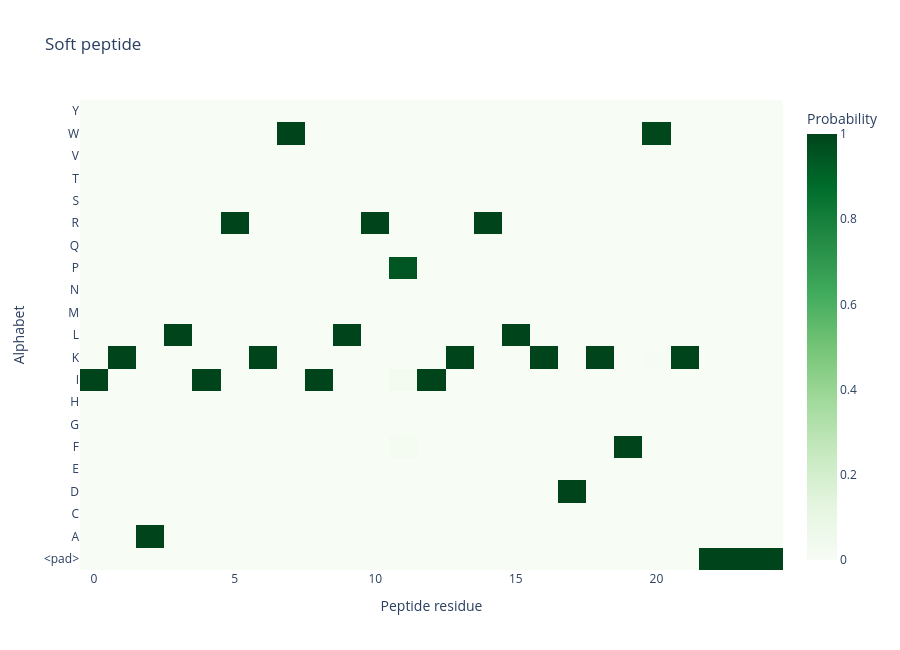

The notebook cell saved with this chart:
### Code cell
decoded_sample_numpy = decoded_softpeptide.T.detach().cpu().numpy()

color_limit = 1

fig = go.Figure(
    go.Heatmap(
        z=decoded_sample_numpy,
        y=alphabet,
        colorscale="Greens",
        zmin=0,
        zmax=1,
        colorbar={"title": "Probability"},
        hovertemplate=(
            "Position: %{x}<br>Amino acid: %{y}<br>Probability: %{z:.2}<extra></extra>"
        ),
    )
)

fig.update_layout(
    title=f"Soft peptide",
    xaxis_title="Peptide residue",
    yaxis_title="Alphabet",
    template="plotly_white",
    width=900,
    height=650,
)

fig.show()

amino_acids = list(" ACDEFGHIKLMNPQRSTVWY")


def plot_logo(matrix, ax, title="", verbose=False):

    if not verbose:
        warnings.filterwarnings("ignore")
    df = pd.DataFrame(matrix.T, columns=amino_acids)
    df.index.name = "pos"

    logo = logomaker.Logo(df, ax=ax)
    logo.style_spines(visible=False)
    logo.style_xticks(anchor=0, spacing=1)

    ax.set_ylim(0, 1)
    ax.set_title(title, fontsize=10)
    ax.set_ylabel("Probability")


plt.figure(figsize=(12, 3))
ax = plt.gca()
plot_logo(decoded_sample_numpy, ax=ax)
plt.tight_layout()
plt.show()

### Figure 1 — Plotly figure (JSON) as saved in the notebook; plotly's stock layout.template omitted (floating-point values rounded to 4 significant figures; data arrays with more than 128 entries replaced by an {"elided": "..."} marker saying what was removed)
{"data": [{"colorbar": {"title": {"text": "Probability"}}, "colorscale": [[0, "rgb(247,252,245)"], [0.125, "rgb(229,245,224)"], [0.25, "rgb(199,233,192)"], [0.375, "rgb(161,217,155)"], [0.5, "rgb(116,196,118)"], [0.625, "rgb(65,171,93)"], [0.75, "rgb(35,139,69)"], [0.875, "rgb(0,109,44)"], [1, "rgb(0,68,27)"]], "hovertemplate": "Position: %{x}<br>Amino acid: %{y}<br>Probability: %{z:.2}<extra></extra>", "type": "heatmap", "y": ["<pad>", "A", "C", "D", "E", "F", "G", "H", "I", "K", "L", "M", "N", "P", "Q", "R", "S", "T", "V", "W", "Y"], "z": {"elided": "21x25 float values"}, "zmax": 1, "zmin": 0}], "layout": {"height": 650, "title": {"text": "Soft peptide"}, "width": 900, "xaxis": {"title": {"text": "Peptide residue"}}, "yaxis": {"title": {"text": "Alphabet"}}}}
